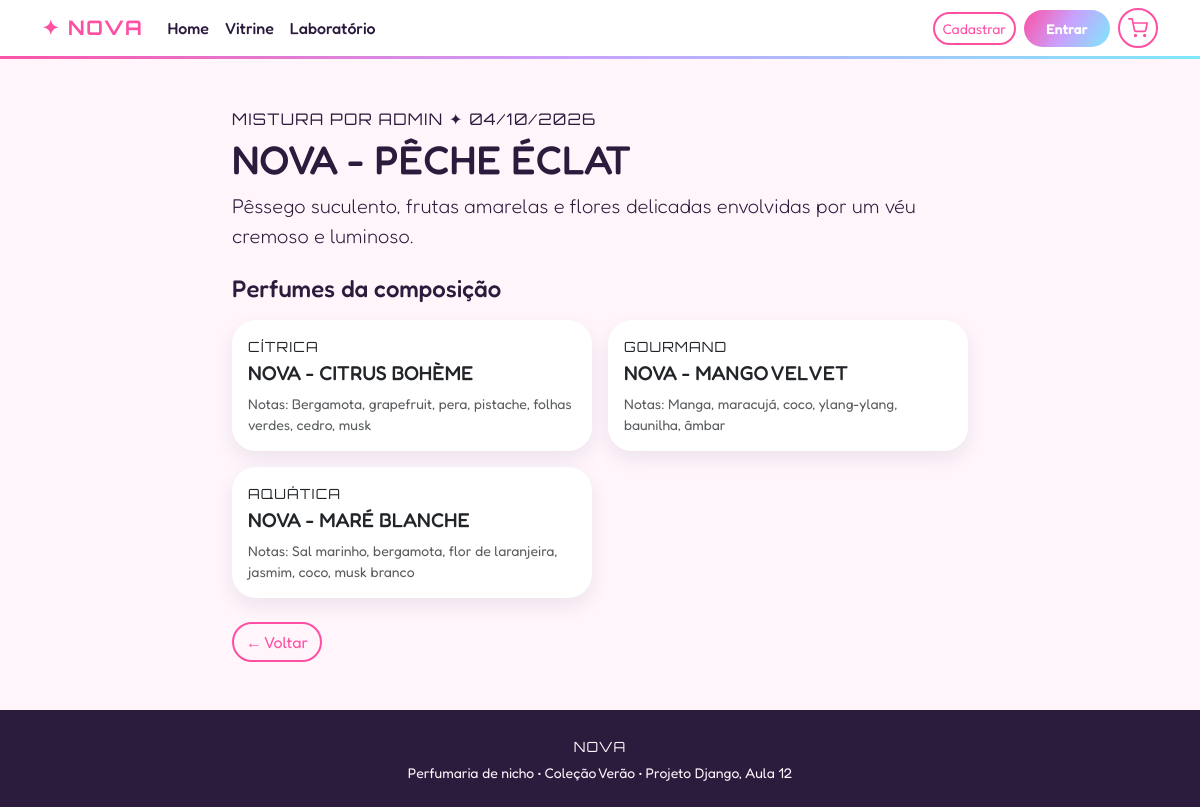
The page /misturas/4/ on the database its author committed.
### nova/models.py (models this page shows, shortened)
class Mistura(models.Model):
    nome = models.CharField(max_length=120)
    descricao = models.CharField(max_length=300, blank=True)
    perfumes = models.ManyToManyField(Perfume, related_name="misturas")
    criador = models.ForeignKey(User, on_delete=models.CASCADE, related_name="misturas")
    criado_em = models.DateTimeField(auto_now_add=True)
    class Meta:
        ordering = ["-criado_em"]
        verbose_name_plural = "misturas"

class Perfume(models.Model):
    FAMILIAS = [
        ("FRU", "Frutal"),
        ("FLO", "Floral"),
        ("GOU", "Gourmand"),
        ("CIT", "Cítrica"),
        ("AQU", "Aquática"),
        ("SOL", "Solar"),
        ("ÉCL", "Éclat"),
        ("NOC", "Nocturne"),
    ]
    nome = models.CharField(max_length=120)
    descricao = models.CharField(max_length=300)
    notas = models.CharField(max_length=200, help_text="Ex: coco, maracujá, baunilha")
    familia = models.CharField(max_length=3, choices=FAMILIAS, default="FRU")
    preco = models.DecimalField(max_digits=8, decimal_places=2)
    imagem_url = models.URLField(blank=True)
    destaque = models.BooleanField(default=False, help_text="Aparece na Home")
    estoque = models.PositiveIntegerField(default=10, help_text="Unidades disponíveis")
    imagem = models.CharField(max_length=100, blank=True, help_text="Nome do arquivo em static/img, ex: solaris.jpg")
    imagem_detalhe = models.CharField(max_length=100, blank=True, help_text="Imagem ao passar o mouse, ex: solaris-detalhes.jpg")
    video = models.CharField(max_length=100, blank=True, help_text="Vídeo do banner da Home (arquivo em static/video), ex: solaris.mp4")
    class Meta:
        ordering = ["nome"]

### nova/views.py (the view)
# urls.py: path("misturas/<int:pk>/", views.detalhe_mistura, name="detalhe_mistura"),
def detalhe_mistura(request, pk):  # READ (detalhe)
    mistura = get_object_or_404(Mistura, pk=pk)
    return render(request, "detalhe_mistura.html", {"mistura": mistura})

### nova/context_processors.py (called while the page is built)
def carrinho(request):
    dados = request.session.get("carrinho", {})
    return {"carrinho_qtd": sum(dados.values())}

### nova/templates/detalhe_mistura.html (shortened to what this page needs)
{% extends 'base.html' %}
{% block content %}
<div class="row justify-content-center">
  <div class="col-lg-8">
    <p class="tag-tech mb-1">MISTURA POR {{ mistura.criador.username|upper }} ✦ {{ mistura.criado_em|date:"d/m/Y" }}</p>
    <h1>{{ mistura.nome }}</h1>
    {% if mistura.descricao %}<p class="lead">{{ mistura.descricao }}</p>{% endif %}
    <h2 class="h4 mt-4 mb-3">Perfumes da composição</h2>
    <div class="row g-3">
      {% for perfume in mistura.perfumes.all %}
        <div class="col-md-6">
          <div class="card card-perfume h-100 p-3">
            <span class="tag-tech small text-uppercase">{{ perfume.get_familia_display }}</span>
            <h5 class="mt-1">{{ perfume.nome }}</h5>
            <p class="small text-muted mb-0">Notas: {{ perfume.notas }}</p>
          </div>
        </div>
      {% endfor %}
    </div>
    <div class="mt-4 d-flex flex-wrap gap-2">
      <a href="{% url 'lista_misturas' %}" class="btn btn-outline-aurora">← Voltar</a>
    </div>
  </div>
</div>
{% endblock %}

### nova/static/style.css (style rules this page uses)
:root { --rosa: #ff4fa3; --perola: #fff5fb; --tinta: #2b1b3d; --holo: linear-gradient(120deg, #ff4fa3, #c8a2ff 50%, #7ee8fa); }
body { font-family: 'Fredoka', sans-serif; background: var(--perola); color: var(--tinta); }
.brand-tech, .tag-tech { font-family: 'Orbitron', sans-serif; letter-spacing: 0.08em; }
.btn-outline-aurora { border: 2px solid var(--rosa); color: var(--rosa); border-radius: 50rem; }
.card-perfume { border: 0; border-radius: 1.5rem; box-shadow: 0 .5rem 1.2rem rgba(43, 27, 61, .08); transition: transform .2s, box-shadow .2s; overflow: hidden; }

### rows shown on the page
Mistura: criador.username "ADMIN", criado_em "04/10/2026", nome "NOVA - PÊCHE ÉCLAT", descricao "Pêssego suculento, frutas amarelas e flores delicadas envolvidas por um véu cremoso e luminoso."
Perfume: familia "CÍTRICA", nome "NOVA - CITRUS BOHÈME", notas "Bergamota, grapefruit, pera, pistache, folhas verdes, cedro, musk"
Perfume: familia "GOURMAND", nome "NOVA - MANGO VELVET", notas "Manga, maracujá, coco, ylang-ylang, baunilha, âmbar"
Perfume: familia "AQUÁTICA", nome "NOVA - MARÉ BLANCHE", notas "Sal marinho, bergamota, flor de laranjeira, jasmim, coco, musk branco"
